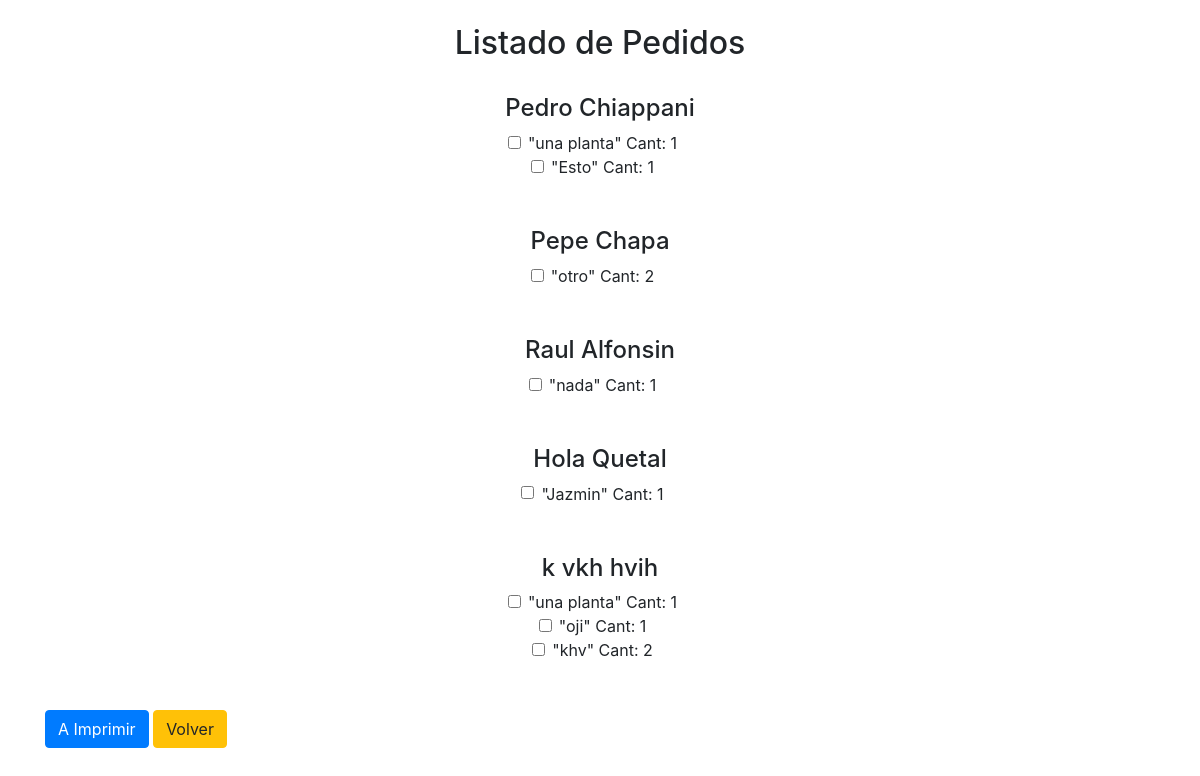
/listarPedidosNecesarios/, run on the app's committed database.
### plantasapp/models.py (models this page shows, shortened)
class Comprador(models.Model):
    nombre = models.CharField(max_length=25)
    apellido = models.CharField(max_length=25)
    celular = models.IntegerField(null=True)
    direccion = models.CharField(max_length=25)
    detalle = models.TextField(null=True)
    class Meta:
        verbose_name_plural = 'Compradores'

class Pedido(models.Model):
    comprador = models.ForeignKey('Comprador', on_delete=models.SET_NULL, null=True)
    pedido = models.CharField(max_length=25)
    cant = models.IntegerField(null=True)
    pu = models.FloatField(null=True)
    a_entregar = models.BooleanField(default=False)
    class Meta:
        verbose_name_plural = 'Pedidos'

### plantasapp/views.py (the view, shortened to what this page needs)
# urls.py: path('listarPedidosNecesarios/', views.listar_pedidos_necesarios, name='listaNecesarios'),
def listar_pedidos_necesarios(request):
    pedidos = Pedido.objects.all()
    compradores = Comprador.objects.all()
    return render(request, 'listar_pedidos.html', {'pedidos': pedidos, 'compradores': compradores})

### plantasapp/templates/listar_pedidos.html (shortened to what this page needs)
{% extends 'base.html' %}
{% block content %}
<body>
<div class="row">
    <div class="col-md-6 mx-auto">
        <br>
        <h2 align="center">Listado de Pedidos</h2>
        <br>
    </div>
</div>
<form method="POST">
{% for comp in compradores %}
<h4 align="center"> {{ comp.nombre}} {{comp.apellido }}</h4>
    {% for ped in pedidos %}
{% if comp == ped.comprador %}
<div class="row" align="center">
    <div class="col form-check">
        <input type="checkbox" class="form-check-input" id="checkk" value="yes" name= {{ped.pk}}>
        <label class="form-check-label" for="checkk">"{{ped.pedido}}" Cant: {{ped.cant}}</label>
    </div>
</div>
{% endif %}
{% endfor %}
    <br>
    <br>
{% endfor %}
    <input type="submit" value="A Imprimir" class="btn btn-primary">
    <a class="btn btn-warning" href="/">Volver</a>
</form>
</body>
{% endblock %}

### plantasapp/templates/base.html (shortened to what this page needs)
<!doctype html>
<html lang="en">
  <head>
    <link rel="stylesheet" href="https://stackpath.bootstrapcdn.com/bootstrap/4.5.2/css/bootstrap.min.css">
  </head>
  <body>
    <div class="container">
        {% block content %}
        {% endblock %}
    </div>
  </body>
</html>

### data on the page
Comprador: nombre "Pedro", apellido "Chiappani"
Pedido: pedido "una planta", cant "1"
Pedido: pedido "Esto", cant "1"
Comprador: nombre "Pepe", apellido "Chapa"
Pedido: pedido "otro", cant "2"
Comprador: nombre "Raul", apellido "Alfonsin"
Pedido: pedido "nada", cant "1"
Comprador: nombre "Hola", apellido "Quetal"
Pedido: pedido "Jazmin", cant "1"
Comprador: nombre "k vkh", apellido "hvih"
Pedido: pedido "una planta", cant "1"
Pedido: pedido "oji", cant "1"
Pedido: pedido "khv", cant "2"
